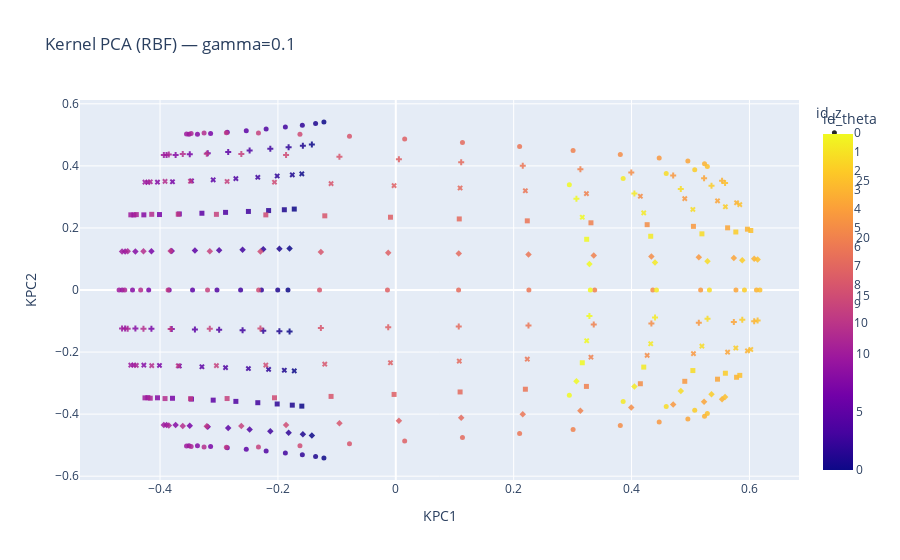
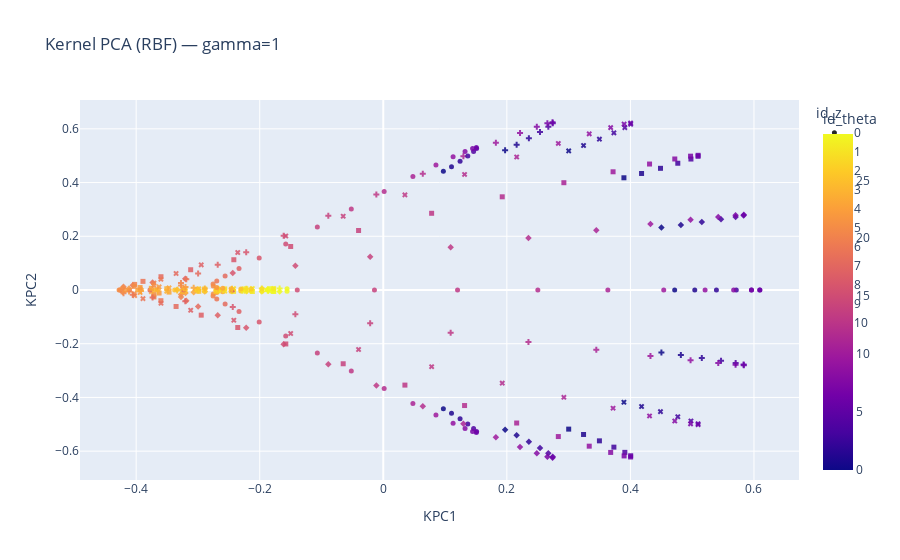
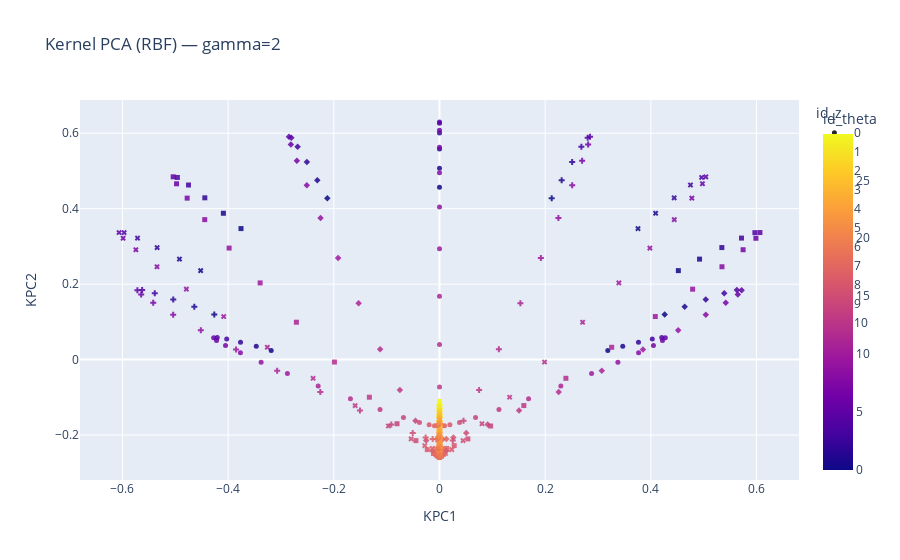
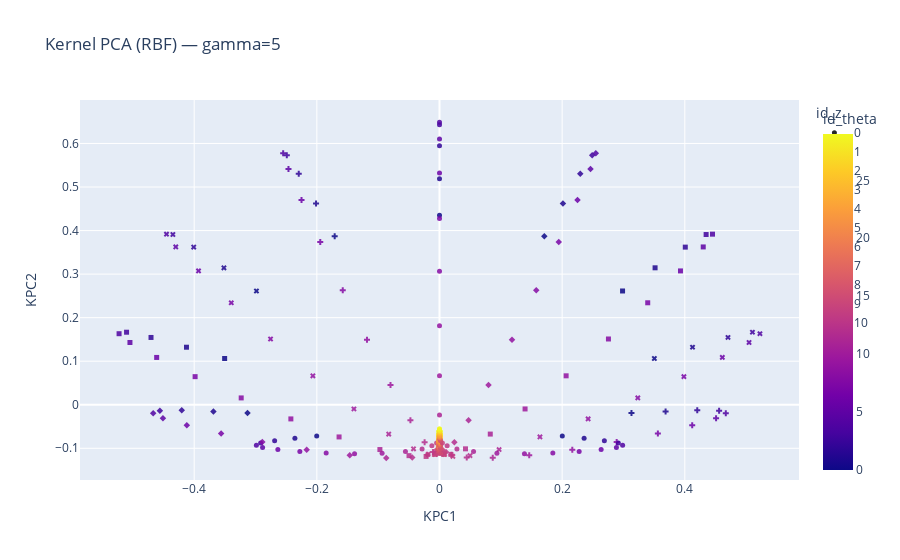

The notebook cell saved with these charts, in order:
### Code cell
# kernel rbf
for gamma in gammas:
    kpca_rbf = KernelPCA(n_components=2, kernel="rbf", gamma=gamma, random_state=42)
    Z_rbf = kpca_rbf.fit_transform(X_std)
    df_rbf = df.copy()
    df_rbf["KPC1"] = Z_rbf[:,0]
    df_rbf["KPC2"] = Z_rbf[:,1]


    fig = px.scatter(
        df_rbf, x="KPC1", y="KPC2",
        color="id_theta", symbol="id_z",
        title=f"Kernel PCA (RBF) — gamma={gamma}",
        opacity=0.85
    )
    fig.update_traces(marker=dict(size=5))
    fig.show()
